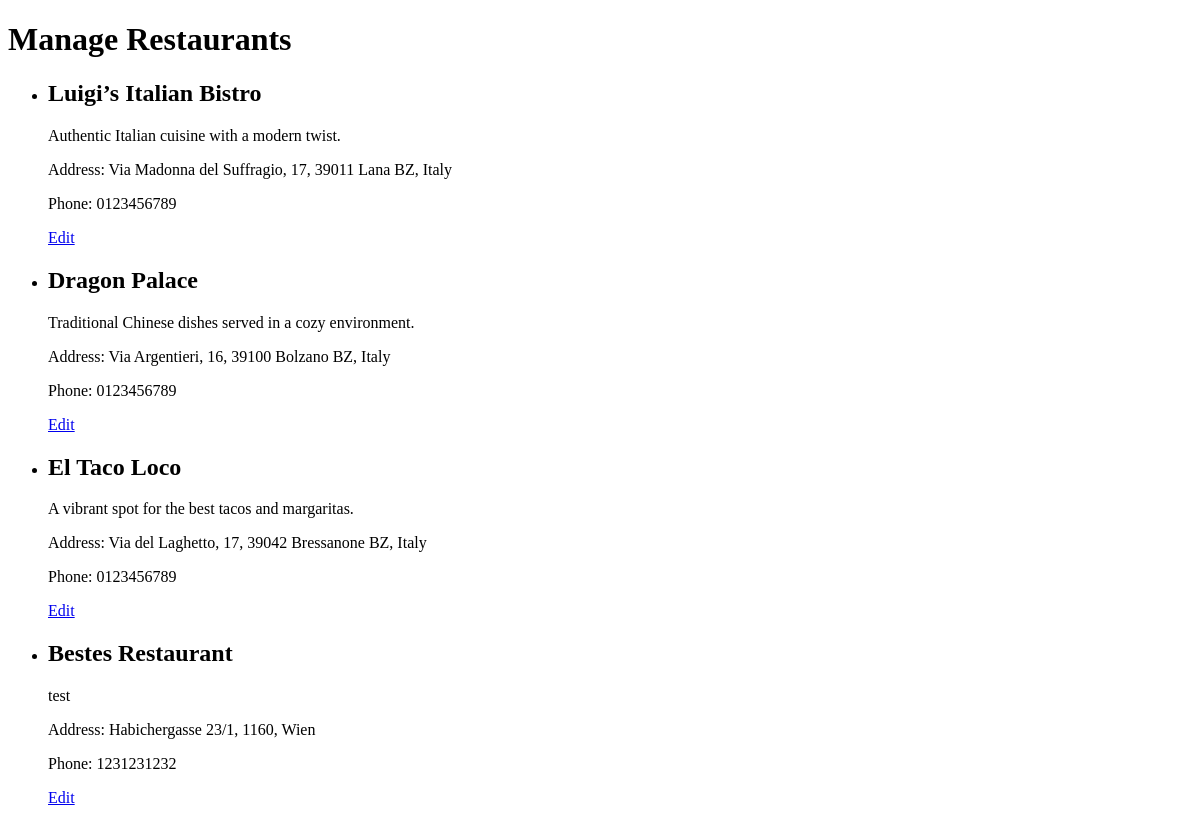
The app's page /restaurants/manage, older data.
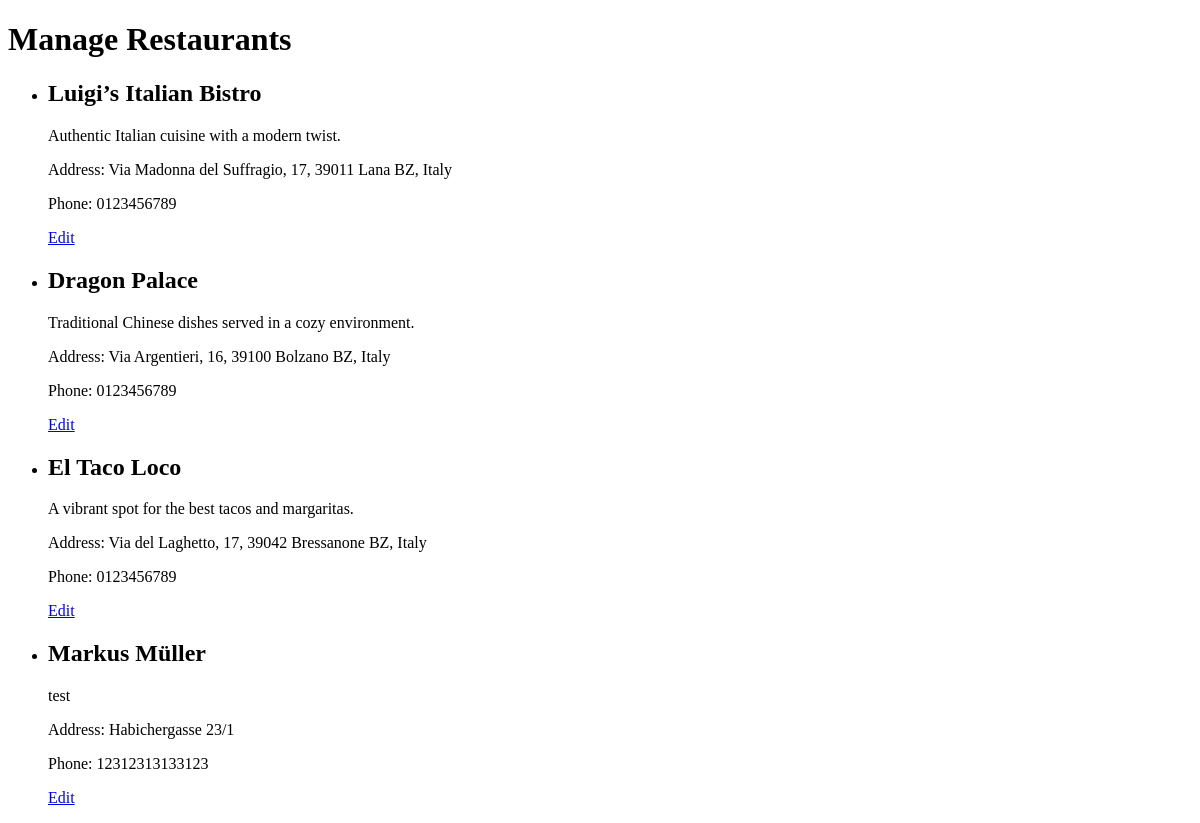
The same page, newer data.
### app/models.py (models this page shows, shortened)
class Restaurant(db.Model):
    __tablename__ = 'restaurants'
    id = db.Column(db.Integer, primary_key=True)
    name = db.Column(db.String(100), nullable=False)
    address = db.Column(db.String(200), nullable=False)
    phone_number = db.Column(db.String(20), nullable=False)
    description = db.Column(db.Text, nullable=False)
    manager_id = db.Column(db.Integer, db.ForeignKey('users.id'), nullable=False, unique=True)
    latitude = db.Column(db.Float, nullable=True) # Nullable for now
    longitude = db.Column(db.Float, nullable=True) # Nullable for now
    categories = db.relationship(
        'Category',
        secondary=restaurant_categories,
        back_populates='restaurants'
    )
    reservations = db.relationship('Reservation', back_populates='restaurant', cascade='all, delete-orphan')
    manager = db.relationship('User', back_populates='restaurant', uselist=False)

### app/main/routes.py (the view)
@bp.route('/restaurants/manage')
def manage_restaurants():
    restaurants = Restaurant.query.all()
    return render_template('manage_restaurants.html', restaurants=restaurants)

### app/templates/manage_restaurants.html (shortened to what this page needs)
<!DOCTYPE html>
<html lang="en">
<head>
</head>
<body>
    <h1>Manage Restaurants</h1>
    <ul>
        {% for restaurant in restaurants %}
            <li>
                <h2>{{ restaurant.name }}</h2>
                <p>{{ restaurant.description }}</p>
                <p>Address: {{ restaurant.address }}</p>
                <p>Phone: {{ restaurant.phone_number }}</p>
                <p>
                    <a href="{{ url_for('main.edit_restaurant', restaurant_id=restaurant.id) }}">Edit</a>
                </p>
            </li>
        {% endfor %}
    </ul>
</body>
</html>

Row changes from the older to the newer data that the page shows:
changed Restaurant "test": name "Bestes Restaurant" → "Markus Müller"; address "Habichergasse 23/1, 1160, Wien" → "Habichergasse 23/1"; phone_number "1231231232" → "12312313133123"
